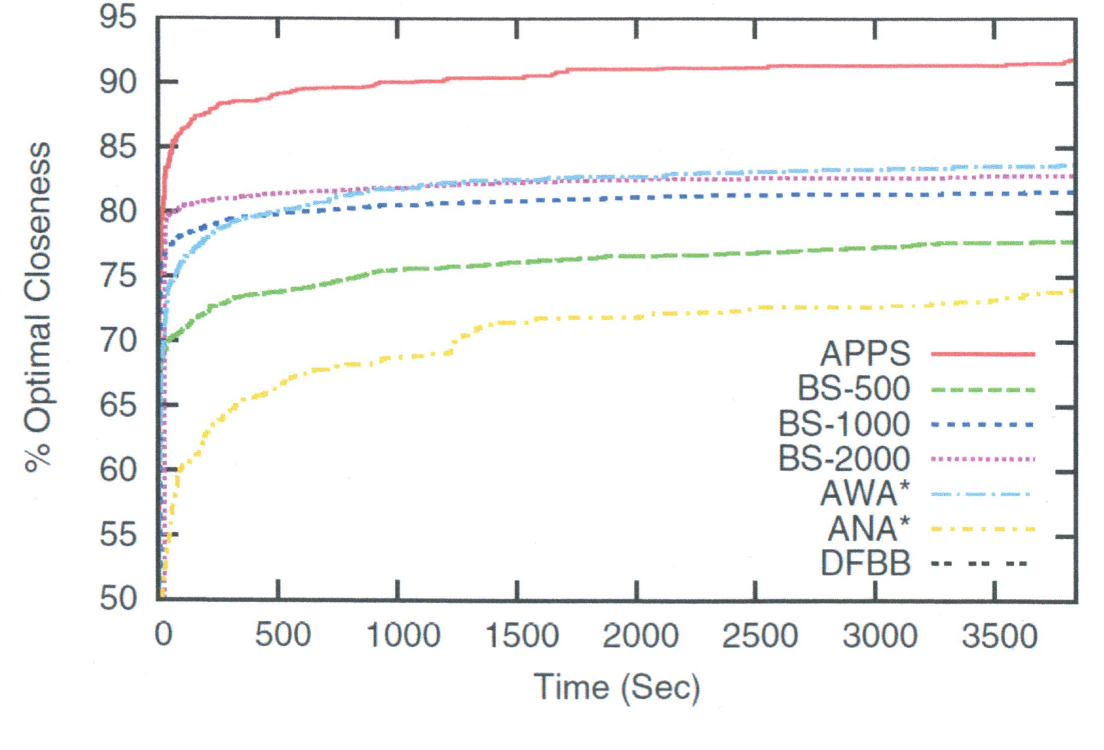
//> input picture pics/a.png, 2208 x 1500 px (shown at 1/2 size); the run also reads 1 picture not shown here
$ ./color-segmentation ../../pics/a.png ../../pics/1.png ../../pics/1.png   (built with g++ and OpenCV 4)
//> lines starting //> are read from the running program, lines starting //| are printed output that depends on the picture; after the words box and inside, x2 and y2 are one past the last pixel; in counts of white or black regions, pixels touching at a corner belong together
### ocr/peakdetect.h
#include <stdio.h>
#include <stdlib.h>
#include <string.h>

void print_help(void);

void print_version(void);

int detect_peak(
        const double*   data, /* the data */
        int             data_count, /* row count of data */
        int*            emi_peaks, /* emission peaks will be put here */
        int*            num_emi_peaks, /* number of emission peaks found */
        int             max_emi_peaks, /* maximum number of emission peaks */
        int*            absop_peaks, /* absorption peaks will be put here */
        int*            num_absop_peaks, /* number of absorption peaks found */
        int             max_absop_peaks, /* maximum number of absorption peaks
                                            */
        double          delta, /* delta used for distinguishing peaks */
        int             emi_first /* should we search emission peak first of
                                     absorption peak first? */
        );

int run(int argc,  char **argv);

### Submission/Console/peakdetect.h
#include <stdio.h>
#include <stdlib.h>
#include <string.h>

void print_help(void);

void print_version(void);

int detect_peak(
        const double*   data, /* the data */
        int             data_count, /* row count of data */
        int*            emi_peaks, /* emission peaks will be put here */
        int*            num_emi_peaks, /* number of emission peaks found */
        int             max_emi_peaks, /* maximum number of emission peaks */
        int*            absop_peaks, /* absorption peaks will be put here */
        int*            num_absop_peaks, /* number of absorption peaks found */
        int             max_absop_peaks, /* maximum number of absorption peaks
                                            */
        double          delta, /* delta used for distinguishing peaks */
        int             emi_first /* should we search emission peak first of
                                     absorption peak first? */
        );

int run(int argc,  char **argv);

### Submission/Console/peakdetect.cpp
#include <stdio.h>
#include <stdlib.h>
#include <string.h>
#include "peakdetect.h"
// [41 lines left out: functions print_help, print_version, not called in this run]

int detect_peak(
        const double*   data, /* the data */
        int             data_count, /* row count of data */
        int*            emi_peaks, /* emission peaks will be put here */
        int*            num_emi_peaks, /* number of emission peaks found */
        int             max_emi_peaks, /* maximum number of emission peaks */
        int*            absop_peaks, /* absorption peaks will be put here */
        int*            num_absop_peaks, /* number of absorption peaks found */
        int             max_absop_peaks, /* maximum number of absorption peaks
                                            */
        double          delta, /* delta used for distinguishing peaks */
        int             emi_first /* should we search emission peak first of
                                     absorption peak first? */
        )
{
    int     i;
    double  mx;
    double  mn;
    int     mx_pos = 0;
    int     mn_pos = 0;
    int     is_detecting_emi = emi_first;


    mx = data[0];
    mn = data[0];

    *num_emi_peaks = 0;
    *num_absop_peaks = 0;

    for(i = 1; i < data_count; ++i)
    {
        if(data[i] > mx)
        {
            mx_pos = i;
            mx = data[i];
        }
        if(data[i] < mn)
        {
            mn_pos = i;
            mn = data[i];
        }

        if(is_detecting_emi &&
                data[i] < mx - delta)
        {
            if(*num_emi_peaks >= max_emi_peaks) /* not enough spaces */
                return 1;

            emi_peaks[*num_emi_peaks] = mx_pos;
            ++ (*num_emi_peaks);

            is_detecting_emi = 0;

            i = mx_pos - 1;

            mn = data[mx_pos];
            mn_pos = mx_pos;
        }
        else if((!is_detecting_emi) &&
                data[i] > mn + delta)
        {
            if(*num_absop_peaks >= max_absop_peaks)
                return 2;

            absop_peaks[*num_absop_peaks] = mn_pos;
            ++ (*num_absop_peaks);

            is_detecting_emi = 1;

            i = mn_pos - 1;

            mx = data[mn_pos];
            mx_pos = mn_pos;
        }
    }

    return 0;
}

int run(int argc,  char **argv)
{
#define INITIAL_ROW_COUNT       1500
#define ROW_COUNT_INCREASEMENT  3000
    double*     data[2];
    double      row[2];
#define MAX_PEAK    200
    int         emi_peaks[MAX_PEAK];
    int         absorp_peaks[MAX_PEAK];
    int         emi_count = 0;
    int         absorp_count = 0;
#define LINE_BUFFER_SIZE    120
    char        line[LINE_BUFFER_SIZE];
    FILE*       out =   stdout;
    FILE*       in  =   stdin;
    int         i;
    double      delta = 1e-6;
    int         emission_first = 0;
    int         idummy;

    /*
     * argument parsing
     */
    {
        int flag_delta = 0;
        int flag_in = 0;
        int flag_out = 0;
        int flag_mode = 0;
        for(i = 1; i < argc; ++i)
        {
            if(flag_delta)
            {
                delta = atof(argv[i]);
                flag_delta = 0;
            }
            else if(flag_in)
            {
                in = fopen(argv[i], "r");
                if(!in)
                {
                    fprintf(stdout, "Failed to open file \"");
                    fprintf(stdout, "%s",argv[i]);
                    fprintf(stdout, "\".\n");
                    exit(2);
                }
                flag_in = 0;
            }
            else if(flag_out)
            {
                out = fopen(argv[i], "w");
                if(!out)
                {
                    fprintf(stdout, "Failed to open file \"");
                    fprintf(stdout, "%s",argv[i]);
                    fprintf(stdout, "\".\n");
                    exit(2);
                }
                flag_out = 0;

            }
            else if(flag_mode)
            {
                if(!strcmp(argv[i], "a"))
                    emission_first = 0;
                else if(!strcmp(argv[i], "e"))
                    emission_first = 1;
                else
                {
                    fprintf(stdout,
                            "Argument parsing error: Unknown mode \"");
                    fprintf(stdout,  "%s",argv[i]);
                    fprintf(stdout, "\"\n");
                    exit(4);
                }

                flag_mode = 0;
            }
            else if(!strcmp(argv[i], "-d"))
                flag_delta = 1;
            else if(!strcmp(argv[i], "-i"))
                flag_in = 1;
            else if(!strcmp(argv[i], "-o"))
                flag_out = 1;
            else if(!strcmp(argv[i], "-m"))
                flag_mode = 1;
            else if(!strcmp(argv[i], "--help"))
                print_help();
            else if(!strcmp(argv[i], "--version"))
                print_version();
            else
            {
                fprintf(stdout, "Unknown option \"");
                fprintf(stdout,  "%s",argv[i]);
                fprintf(stdout, "\".\n");
                exit(3);
            }

        }
    }

    data[0] = (double*) malloc(sizeof(double) * INITIAL_ROW_COUNT);
    data[1] = (double*) malloc(sizeof(double) * INITIAL_ROW_COUNT);

    /* read data */
    i = 0;
    while(fgets(line, LINE_BUFFER_SIZE, in))
    {
        /* when the buffer is not large enough, increase the buffer size */
        idummy = i - INITIAL_ROW_COUNT;
        if(idummy >= 0 && idummy % ROW_COUNT_INCREASEMENT == 0)
        {
            double*     tmp;
            int         j;

            for(j = 0; j < 2; ++j)
            {
                tmp = (double*) malloc(
                        sizeof(double) * (i + ROW_COUNT_INCREASEMENT));
                memcpy(tmp, data[j], i * sizeof(double));
                free(data[j]);
                data[j] = tmp;
            }
        }

        sscanf(line, "%lf,%lf", row, row + 1);
        data[0][i] = row[0];
        data[1][i] = row[1];
        ++ i;
    }

    if(detect_peak(data[1], i,
                emi_peaks, &emi_count, MAX_PEAK,
                absorp_peaks, &absorp_count, MAX_PEAK,
                delta, emission_first))
    {
        fprintf(stdout, "There are too many peaks.\n");
        exit(1);
    }

    for(i = 0; i < emi_count; ++i)
        fprintf(out, "%e,%e\n", data[0][emi_peaks[i]], data[1][emi_peaks[i]]);
    puts("");

    for(i = 0; i < absorp_count; ++i)
        fprintf(out, " %e,%e\n", data[0][absorp_peaks[i]],
                data[1][absorp_peaks[i]]);

    fclose(out);
    return 0;
}

### Submission/Console/color-segmentation.cpp
#include "opencv2/highgui/highgui.hpp"
#include "opencv2/imgproc/imgproc.hpp"
#include <iostream>
#include <stdio.h>
#include <stdlib.h>
//#include "stdafx.h"
#include "opencv2/core/core.hpp"
#include "opencv2/opencv.hpp"
#include <opencv2/objdetect/objdetect.hpp>
#include <fstream>
#include <math.h>
#include <vector>
#include <map>
#include <algorithm>
#include <string>
#include "peakdetect.h"
//#include </home/aytas32/OpenSoft/inter_hall_16/ocr/peakdetect.cpp>
//Need to run g++ peakdetect.cpp color-segmentation.cpp

using namespace cv;
using namespace std;
map<int, string> hueColor;

string getColorName(int hue){
  return hueColor[(hue + 5)%360/20];
}
typedef unsigned char uchar;
int run(int argc, char **argv); // for peakdetect
// expands black mask using a looser threshold for saturation to be considered black (eg. 20%)

// [36 lines left out: function histogram, not called in this run]
void traverse(Mat &bmask, Mat &visited, Mat &imgHSV, int i, int j, Mat &bmaskNew, Mat &whiteMask, int lowSatThresh, Point srcCoord) {
  int iArr[] = {-2, -1, 0, 1, 2};
  for (int k = 0; k < 5; k++) {
    for (int l = 0; l < 5; l++) {
      int ii = i+iArr[k], jj = j+iArr[l];
      if (ii < 0 || ii >= bmask.rows || jj < 0 || jj >= bmask.cols)
        continue;
      if (ii == i && jj == j)
        continue;
      Vec3b hsv = imgHSV.at<Vec3b>(ii,jj);
      if (visited.at<uchar>(ii,jj))
        continue;
      visited.at<uchar>(ii,jj) = 1;
      // add special conditions for brown and blue to counter anti aliasing
      if ((hsv[1] <= lowSatThresh || fabs(hsv[0]-10) < 20 || fabs(hsv[0]-100) < 20) && whiteMask.at<uchar>(ii,jj) ) {
        visited.at<uchar>(ii,jj) = 1;
        bmaskNew.at<uchar>(ii,jj) = 0;
        // only traverse if distance to srcCoord is less than thresh
        if (norm(srcCoord-Point(jj,ii)) < 20)
          traverse(bmask, visited, imgHSV, ii, jj, bmaskNew, whiteMask, lowSatThresh, srcCoord);
      }
    }
  }
}

Mat expandBMask(Mat bmask, Mat imgHSV, Mat whiteMask, int lowSatThresh) {
  // shouldn't use search for expanding mask, it can completely take away the color!
  Mat visited = Mat::zeros(bmask.size(), CV_8U);
  Mat bmaskNew = Mat::ones(bmask.size(), CV_8U);
  Mat kernel = getStructuringElement(MORPH_ELLIPSE, Size(7,7));
  for (int i = 0; i < bmask.rows; ++i)
  {
    for (int j = 0; j < bmask.cols; ++j)
    {
      if (bmask.at<uchar>(i,j) == 0)
        bmaskNew.at<uchar>(i,j) = 0;
      if (bmask.at<uchar>(i,j) == 0 && visited.at<uchar>(i,j) == 0) {
        // don't use search. instead, just use a kernel and mask away shitty pixels.
        // use search, but only to a fixed radius.
        visited.at<uchar>(i,j) = 1;
        // [11 lines of commented-out code are left out]
        traverse(bmask, visited, imgHSV, i, j, bmaskNew, whiteMask, lowSatThresh, Point(j,i));
      }
    }
  }
  return bmaskNew;
}


// crops rectangle to stay within image.
Rect cropRect(Rect r, cv::Size size) {
  Point tl(max(r.tl().x, 0), max(r.tl().y, 0));
  Point br(min(r.br().x, size.width-1), min(r.br().y, size.height-1));
  return Rect(tl, br);
}


// [52 lines left out: function histRGB, not called in this run]
// fill the legend counts with the number of pixles of that color.
// return total numboer of unmaked pixels that were also some color.
int fillLegendCounts(vector<int> &counts, const vector<pair<int,int> > &plothues, Mat hsv, Mat mask) {
  assert(counts.size() == plothues.size());
  int totCount = 0;
  for (int i = 0; i < hsv.rows; i++) {
    for (int j = 0; j < hsv.cols; j++) {
      if (!mask.at<uchar>(i,j))
        continue;
      int h = hsv.at<Vec3b>(i,j)[0];
      // printf("got unmasked pixle!!\n");
      for (int k = 0; k < plothues.size(); k++) {

        if (plothues[k].first <= h && h < plothues[k].second) {
          counts[k]++;
          totCount++;
        }
      }
    }
  }
  return totCount;
}

int main(int argc, char const *argv[])
{

  if (argc != 4) {
    printf("usage: ./color-segmentation <graph-img-cropped> <out-basename> <graph-img-cropped-nolegend>\n");
    return 0;
  }
  hueColor[0] = "red";
  hueColor[1] = "orange";
  hueColor[2] = "yellowish orange";
  hueColor[3] = "yellow";
  hueColor[4] = "lime";
  hueColor[5] = "light green";
  hueColor[6] = "green";
  hueColor[7] = "dark green";
  hueColor[8] = "cyanish green";
  hueColor[9] = "cyan";
  hueColor[10] = "light blue";
  hueColor[11] = "blue";
  hueColor[12] = "dark blue";
  hueColor[13] = "indigo";
  hueColor[14] = "violet";
  hueColor[15] = "purple";
  hueColor[16] = "magenta";
  hueColor[17] = "rose red";
  // [8 lines of commented-out code are left out]

  Mat img = imread(argv[1], CV_LOAD_IMAGE_COLOR);
//> img is the input picture: 1500 rows x 2208 cols, CV_8UC3; mean B, G, R 245.8, 245.8, 245.6
  Mat imgHSV;
  cvtColor(img, imgHSV, CV_BGR2HSV);
//> imgHSV: 1500 rows x 2208 cols, CV_8UC3; mean H, S, V 19.3, 5.7, 247.9
  Mat mask(img.rows, img.cols, CV_8U, Scalar(1)), bmask = mask.clone(); // to mask away all colorless pixels
  // bmask = black mask. will dilate to remove some anti-aliased points
  for (int i = 0; i < mask.rows; ++i)
  {
    for (int j = 0; j < mask.cols; ++j)
    {
      mask.at<uchar>(i,j) = 1;
      bmask.at<uchar>(i,j) = 1;
      Vec3b cRGB = img.at<Vec3b>(i,j);
      Vec3b cHSV = imgHSV.at<Vec3b>(i,j);
      if (cRGB[0] >= 210 && cRGB[1] >= 210 && cRGB[2] >= 210) {//210
        mask.at<uchar>(i,j) = 0;
      } else if (cRGB[0] <= 120 && cRGB[1] <= 120 && cRGB[2] <= 120) {
        bmask.at<uchar>(i,j) = 0;
      }  // if saturation is low i.e less than 10%, it could be black/grey, we don't need that.
      else if (cHSV[1] <= .03*255) {
        bmask.at<uchar>(i,j) = 0;
      }
    }
  }
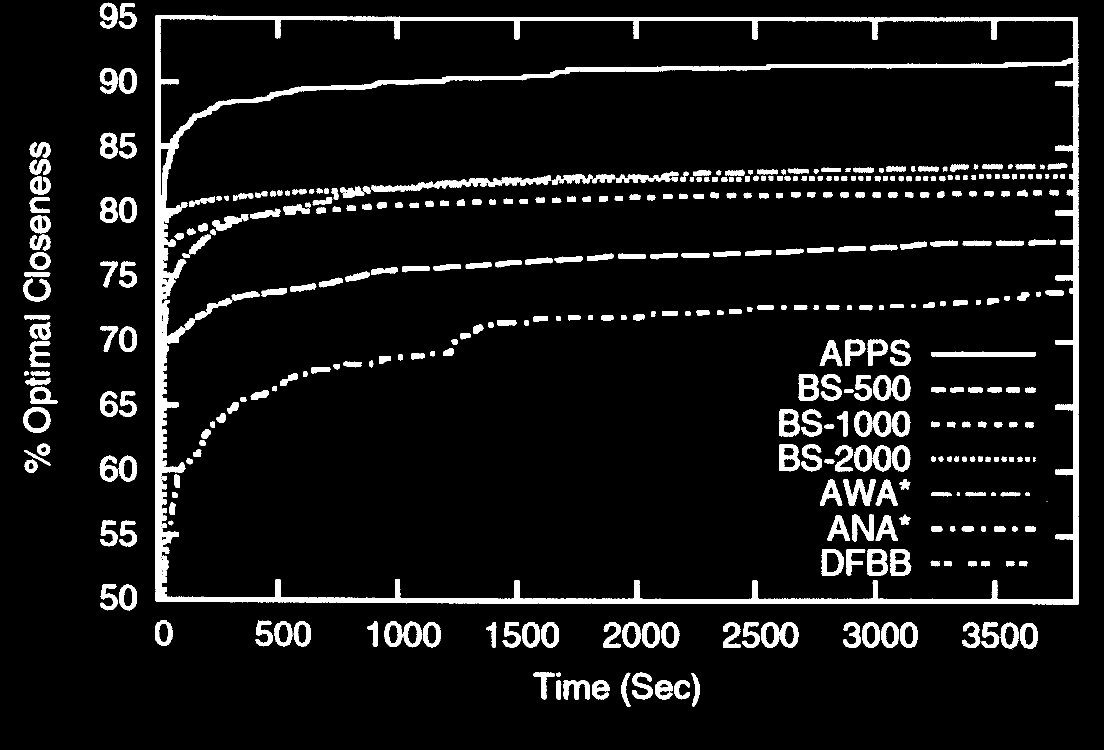
//> mask: 1500 rows x 2208 cols, CV_8UC1 (shown at 1/2 size); values 0 (black) and 1 (white), 7.9% white; 421 white regions (10 under 20 px), largest, box (x1, y1, x2, y2) and area: (310, 30, 2158, 1209) 93963, (868, 351, 1103, 377) 2741, (1862, 703, 2071, 714) 1918
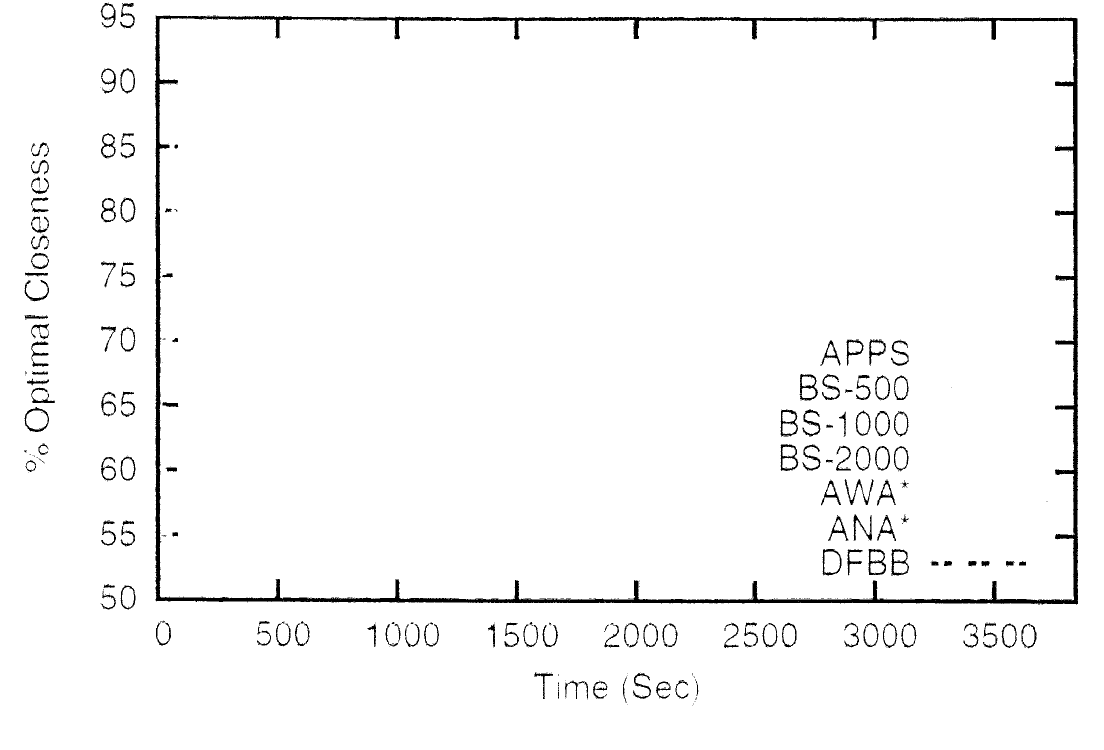
//> bmask: 1500 rows x 2208 cols, CV_8UC1 (shown at 1/2 size); values 0 (black) and 1 (white), 97.3% white; 427 black regions (280 under 20 px), largest, box (x1, y1, x2, y2) and area: (310, 31, 2156, 1209) 51360, (1599, 748, 1636, 801) 642, (1737, 1098, 1772, 1150) 627
  //anti aliasing correction
  // using search method
  //again adding all black pixels to bmask for higher threshold of saturation
  bmask = expandBMask(bmask, imgHSV, mask, 0.11*255);//0.11
//> after the loop in expandBMask, `for (int i = 0; i < bmask.rows; ++i)`:
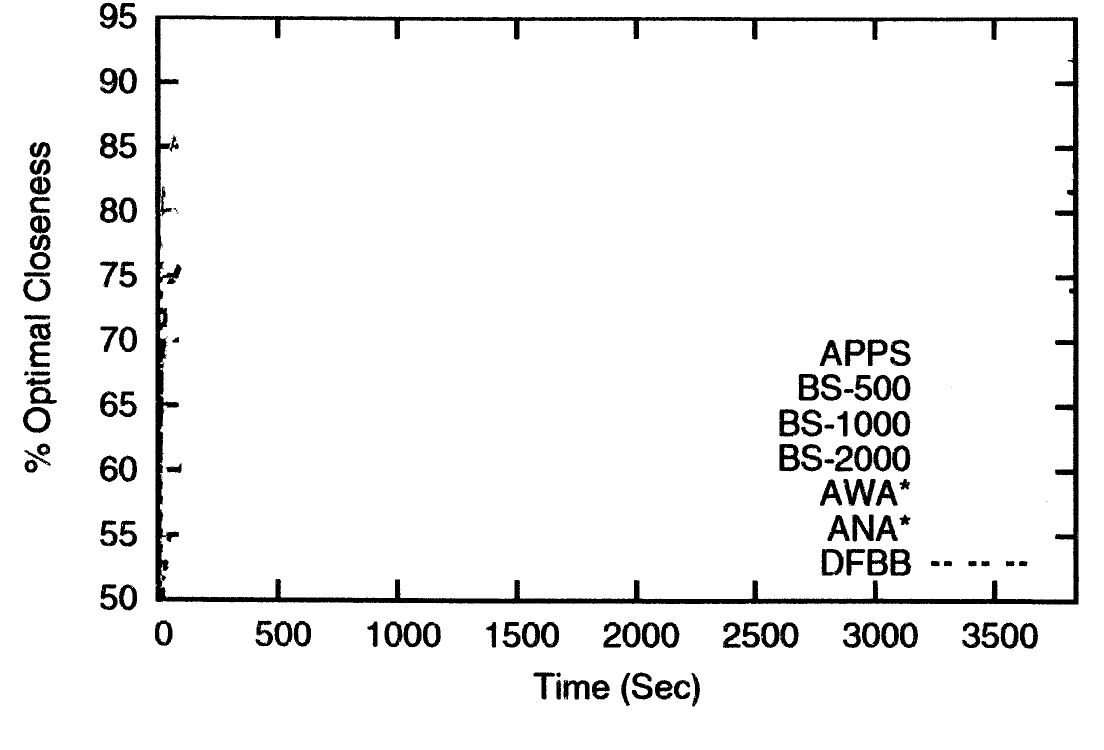
//> bmaskNew: 1500 rows x 2208 cols, CV_8UC1 (shown at 1/2 size); values 0 (black) and 1 (white), 94.9% white; 151 black regions (27 under 20 px), largest, box (x1, y1, x2, y2) and area: (310, 30, 2158, 1209) 69623, (1687, 958, 1751, 1012) 1712, (1559, 888, 1600, 943) 1383
//> after the loop in expandBMask, `for (int i = 0; i < bmask.rows; ++i)`:
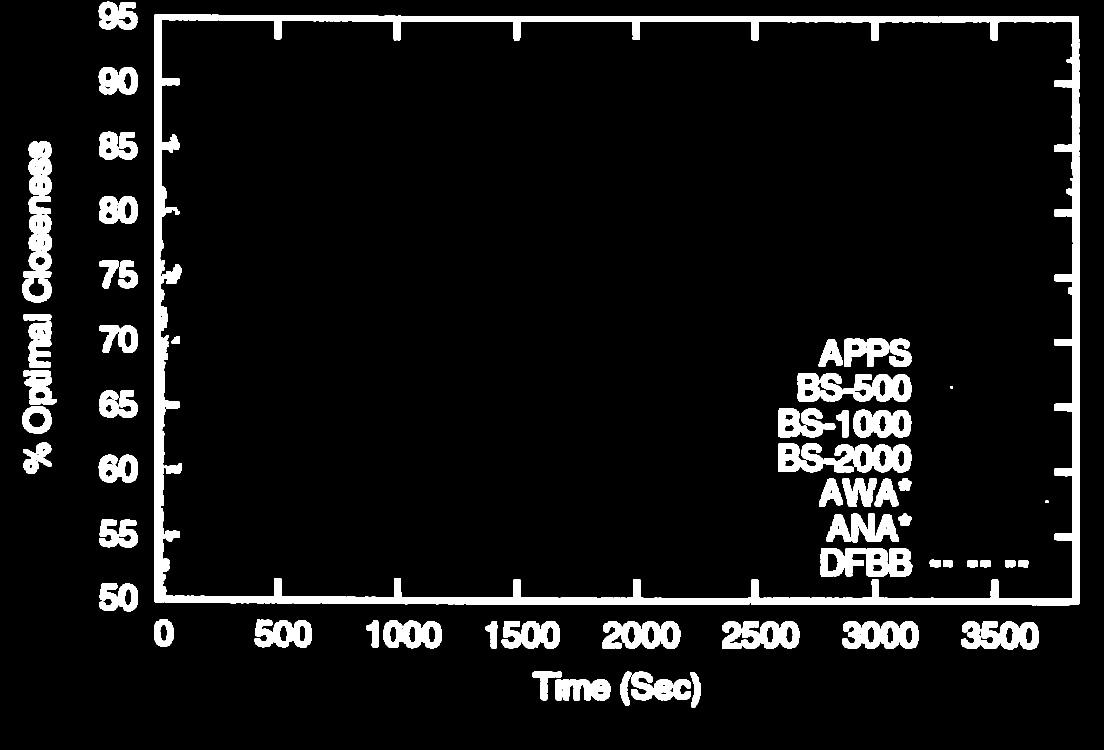
//> visited: 1500 rows x 2208 cols, CV_8UC1 (shown at 1/2 size); values 0 (black) and 1 (white), 7.9% white; 68 white regions, largest, box (x1, y1, x2, y2) and area: (308, 28, 2160, 1211) 101449, (1647, 888, 1823, 945) 6483, (1444, 1242, 1599, 1298) 6125
  bool got=false;
  for (int i = 0; i < mask.rows; ++i)
  {
    for (int j = 0; j < mask.cols; ++j)
    {
      Vec3b cRGB = img.at<Vec3b>(i,j);
      Vec3b cHSV = imgHSV.at<Vec3b>(i,j);
       if (cHSV[1] <= .06*255)// || (cHSV[0]<166+5 && cHSV[0]>166-5)) //because 166 was the text hue//0.06
      {
        bmask.at<uchar>(i,j) = 0;
      }
    }
  }
//> bmask: 1500 rows x 2208 cols, CV_8UC1; values 0 (black) and 1 (white), 4.2% white; 3526 white regions (2902 under 20 px), largest, box (x1, y1, x2, y2) and area: (347, 115, 2146, 290) 19161, (742, 343, 1358, 385) 8529, (320, 576, 575, 710) 3924
//> (the rest of the program and of its run is left out)
